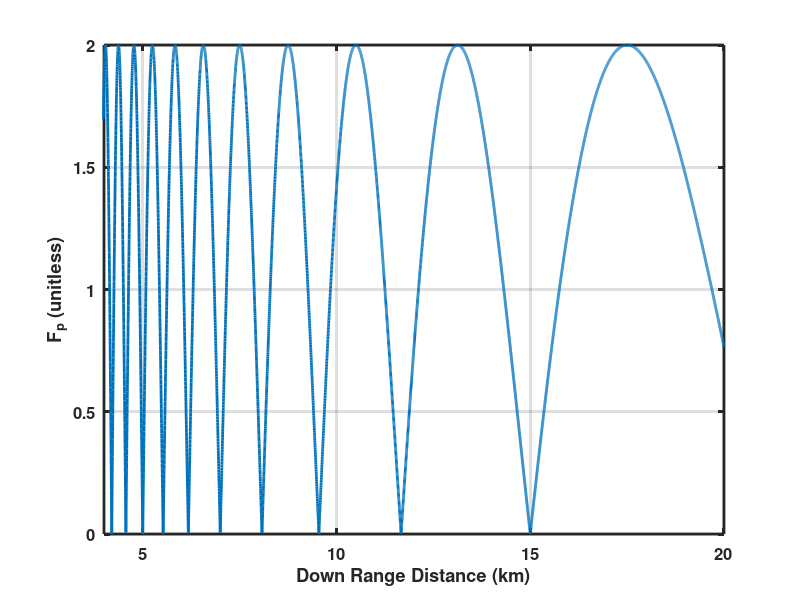

Reproduce this figure in MATLAB.
function plotMultipathExample(varargin)

saveFigs = 0;

if (nargin == 1)
    saveFigs = varargin{1};
end

h1 = 15;
h2 = 15;
r4 = linspace(1000,20000,10000);

r1 = sqrt(r4.^2 + (h1-h2)^2);
r23 = sqrt(r4.^2 + (h1+h2)^2);

lambda = 3e8/35e9;
k = 2*pi/lambda;

value = abs(exp(1j*k*r1) + exp(1j*k*(r23)));


h = figure;
plot(r4/1000,value,'LineWidth',2);
grid on
xlabel('Down Range Distance (km)')
ylabel('F_p (unitless)');
xlim([4 20])
set(gca,'LineWidth',2)
set(gca,'FontSize',12)
set(gca,'FontWeight','bold')

if(saveFigs == 1)
    saveas(h,'two_ray_multipath_results','png')
end
